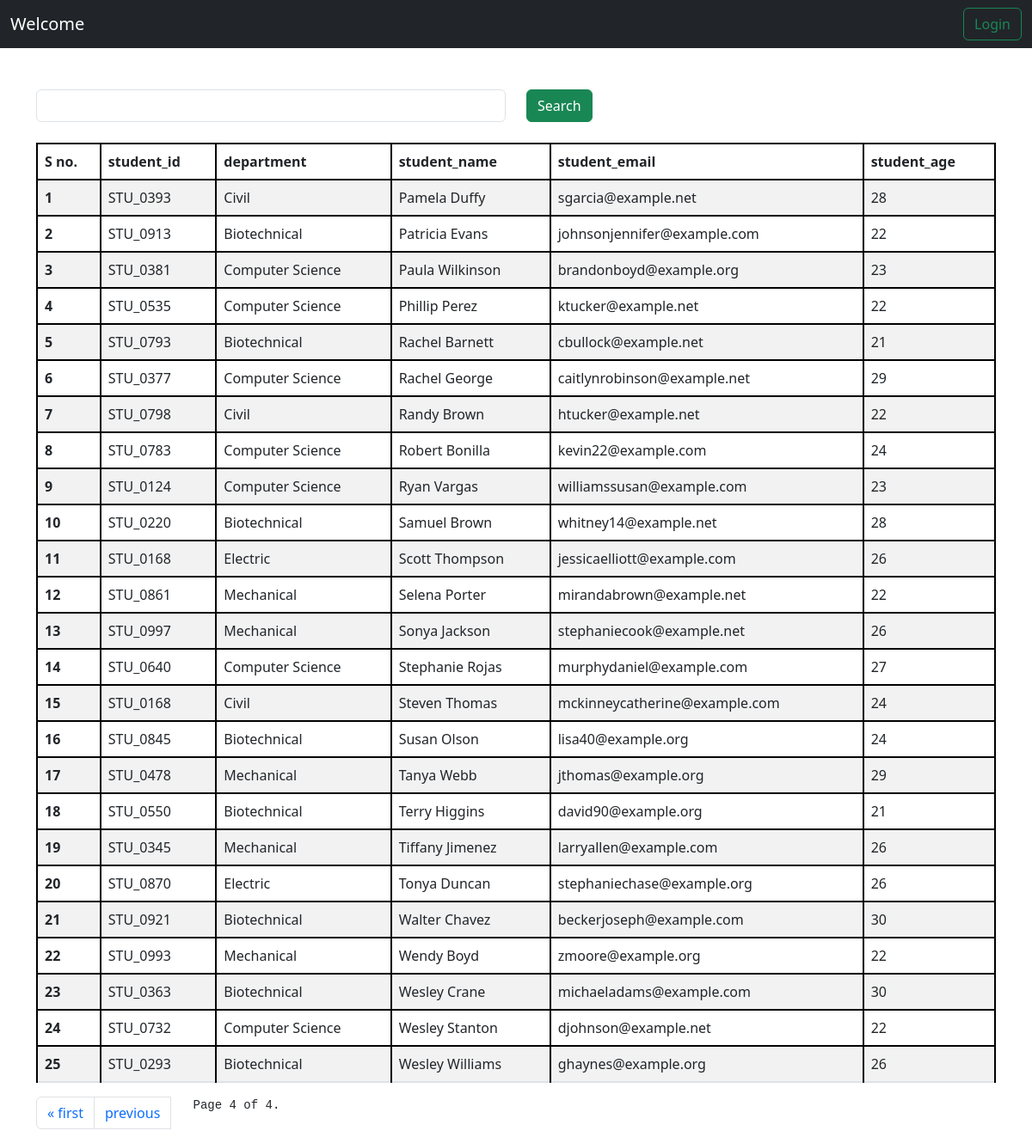
Page /students/?page=4 on the committed database.
### vege/models.py (models this page shows, shortened)
class Student(Model):
    department = ForeignKey(Department,related_name='depart',on_delete=CASCADE)
    student_id = OneToOneField(StudentID,related_name='studentid',on_delete=CASCADE)
    student_name =CharField(max_length=100)
    student_email =EmailField(unique=True)
    student_age =IntegerField(default=18)
    student_address =TextField()
    def __str__(self) -> str:
        return self.student_name
    class Meta:
        ordering = ['student_name']
        verbose_name = 'student'

class StudentID(Model):
    student_id = CharField(max_length=100)
    def __str__(self):
        return self.student_id

class Department(Model):
    department = CharField(max_length=100)
    class Meta:
        ordering = ['department']

### vege/views.py (the view, shortened to what this page needs)
# urls.py: path('students/',get_students,name='get_students')
def get_students(request):
     queryset = Student.objects.all()
     paginator = Paginator(queryset, 25)  # Show 25 contacts per page.
     page_number = request.GET.get("page",1)
     page_obj = paginator.get_page(page_number)
     print(page_obj.object_list)
     return render(request,'report//students.html',{'queryset':page_obj})

### vege/templates/report/students.html (shortened to what this page needs)
{% extends 'base.html' %}
{%block start%}
<div class="container mt-5">
<form class="mb-4 ">
    <div class="row">
        <div class="col-md-6">
            <input class="form-control" name="search" placerholder='search'>
        </div>
        <div class='col-md-6'>
            <button class="btn btn-success">Search</button>
        </div>
    </div>
</form>
    <table class="table table-striped">
        <thead>
          <tr>
            <th scope="col">S no.</th>
            <th scope="col">student_id</th>
            <th scope="col">department</th>
            <th scope="col">student_name</th>
            <th scope="col">student_email</th>
            <th scope="col">student_age</th>
          </tr>
        </thead>
        <tbody>
            {% for student in queryset %}
          <tr>
            <th scope="row">{{forloop.counter}}</th>
            <td>{{student.student_id}}</td>
            <td>{{student.department.department}}</td>
            <td>{{student.student_name}}</td>
            <td>{{student.student_email}}</td>
            <td>{{student.student_age}}</td>
          </tr>
          {% endfor %}
        </tbody>
    </table>
          <nav aria-label="Page navigation example">
            <ul class="pagination">
                {% if queryset.has_previous %}
                <li class="page-item"><a class="page-link" href="?page=1">&laquo; first</a></li>
                <li class="page-item"><a class="page-link" href="?page={{ queryset.previous_page_number }}">previous</a></li>
                {% endif %}
                <span class="current">
                    <pre>   Page {{ queryset.number }} of {{ queryset.paginator.num_pages }}.   </pre>
                </span>
        </ul>
    </nav>
</div>
{% endblock %}

### home/templates/base.html (style rules this page uses)
table, th, td { border: 2px solid black; }

### rows in the picture
Student: student_id "STU_0393", department.department "Civil", student_name "Pamela Duffy", student_email "sgarcia@example.net", student_age "28"
Student: student_id "STU_0913", department.department "Biotechnical", student_name "Patricia Evans", student_email "johnsonjennifer@example.com", student_age "22"
Student: student_id "STU_0381", department.department "Computer Science", student_name "Paula Wilkinson", student_email "brandonboyd@example.org", student_age "23"
Student: student_id "STU_0535", department.department "Computer Science", student_name "Phillip Perez", student_email "ktucker@example.net", student_age "22"
Student: student_id "STU_0793", department.department "Biotechnical", student_name "Rachel Barnett", student_email "cbullock@example.net", student_age "21"
Student: student_id "STU_0377", department.department "Computer Science", student_name "Rachel George", student_email "caitlynrobinson@example.net", student_age "29"
Student: student_id "STU_0798", department.department "Civil", student_name "Randy Brown", student_email "htucker@example.net", student_age "22"
Student: student_id "STU_0783", department.department "Computer Science", student_name "Robert Bonilla", student_email "kevin22@example.com", student_age "24"
Student: student_id "STU_0124", department.department "Computer Science", student_name "Ryan Vargas", student_email "williamssusan@example.com", student_age "23"
Student: student_id "STU_0220", department.department "Biotechnical", student_name "Samuel Brown", student_email "whitney14@example.net", student_age "28"
Student: student_id "STU_0168", department.department "Electric", student_name "Scott Thompson", student_email "jessicaelliott@example.com", student_age "26"
Student: student_id "STU_0861", department.department "Mechanical", student_name "Selena Porter", student_email "mirandabrown@example.net", student_age "22"
Student: student_id "STU_0997", department.department "Mechanical", student_name "Sonya Jackson", student_email "stephaniecook@example.net", student_age "26"
Student: student_id "STU_0640", department.department "Computer Science", student_name "Stephanie Rojas", student_email "murphydaniel@example.com", student_age "27"
Student: student_id "STU_0168", department.department "Civil", student_name "Steven Thomas", student_email "mckinneycatherine@example.com", student_age "24"
Student: student_id "STU_0845", department.department "Biotechnical", student_name "Susan Olson", student_email "lisa40@example.org", student_age "24"
Student: student_id "STU_0478", department.department "Mechanical", student_name "Tanya Webb", student_email "jthomas@example.org", student_age "29"
Student: student_id "STU_0550", department.department "Biotechnical", student_name "Terry Higgins", student_email "david90@example.org", student_age "21"
Student: student_id "STU_0345", department.department "Mechanical", student_name "Tiffany Jimenez", student_email "larryallen@example.com", student_age "26"
Student: student_id "STU_0870", department.department "Electric", student_name "Tonya Duncan", student_email "stephaniechase@example.org", student_age "26"
Student: student_id "STU_0921", department.department "Biotechnical", student_name "Walter Chavez", student_email "beckerjoseph@example.com", student_age "30"
Student: student_id "STU_0993", department.department "Mechanical", student_name "Wendy Boyd", student_email "zmoore@example.org", student_age "22"
Student: student_id "STU_0363", department.department "Biotechnical", student_name "Wesley Crane", student_email "michaeladams@example.com", student_age "30"
Student: student_id "STU_0732", department.department "Computer Science", student_name "Wesley Stanton", student_email "djohnson@example.net", student_age "22"
Student: student_id "STU_0293", department.department "Biotechnical", student_name "Wesley Williams", student_email "ghaynes@example.org", student_age "26"

### other values in the picture
{{ queryset.number }} "4"
{{ queryset.paginator.num_pages }} "4"
